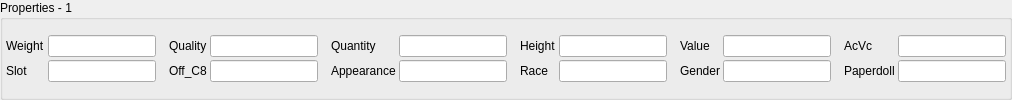
       <widget class="QGroupBox" name="groupBox_props1">
        <property name="title">
         <string>Properties - 1</string>
        </property>
        <layout class="QGridLayout" name="gridLayout_8">
         <property name="leftMargin">
          <number>3</number>
         </property>
         <property name="topMargin">
          <number>3</number>
         </property>
         <property name="rightMargin">
          <number>3</number>
         </property>
         <property name="bottomMargin">
          <number>3</number>
         </property>
         <property name="spacing">
          <number>3</number>
         </property>
         <item row="0" column="0">
          <layout class="QGridLayout" name="gridLayout_props1">
           <item row="0" column="11">
            <spacer name="horizontalSpacer_7">
             <property name="orientation">
              <enum>Qt::Horizontal</enum>
             </property>
             <property name="sizeType">
              <enum>QSizePolicy::Fixed</enum>
             </property>
             <property name="sizeHint" stdset="0">
              <size>
               <width>10</width>
               <height>20</height>
              </size>
             </property>
            </spacer>
           </item>
           <item row="1" column="15">
            <widget class="QLabel" name="label_prop1_Paperdoll">
             <property name="text">
              <string>Paperdoll</string>
             </property>
            </widget>
           </item>
           <item row="0" column="2">
            <spacer name="horizontalSpacer_5">
             <property name="orientation">
              <enum>Qt::Horizontal</enum>
             </property>
             <property name="sizeType">
              <enum>QSizePolicy::Fixed</enum>
             </property>
             <property name="sizeHint" stdset="0">
              <size>
               <width>10</width>
               <height>20</height>
              </size>
             </property>
            </spacer>
           </item>
           <item row="0" column="10">
            <widget class="QLineEdit" name="lineEdit_prop1_Height"/>
           </item>
           <item row="0" column="0">
            <widget class="QLabel" name="label_prop1_Weight">
             <property name="text">
              <string>Weight</string>
             </property>
            </widget>
           </item>
           <item row="0" column="9">
            <widget class="QLabel" name="label_prop1_Height">
             <property name="text">
              <string>Height</string>
             </property>
            </widget>
           </item>
           <item row="0" column="3">
            <widget class="QLabel" name="label_prop1_Quality">
             <property name="text">
              <string>Quality</string>
             </property>
            </widget>
           </item>
           <item row="1" column="12">
            <widget class="QLabel" name="label_prop1_Gender">
             <property name="text">
              <string>Gender</string>
             </property>
            </widget>
           </item>
           <item row="0" column="13">
            <widget class="QLineEdit" name="lineEdit_prop1_Value"/>
           </item>
           <item row="1" column="4">
            <widget class="QLineEdit" name="lineEdit_prop1_Off_C8"/>
           </item>
           <item row="0" column="15">
            <widget class="QLabel" name="label_prop1_AcVc">
             <property name="text">
              <string>AcVc</string>
             </property>
            </widget>
           </item>
           <item row="0" column="16">
            <widget class="QLineEdit" name="lineEdit_prop1_AcVc"/>
           </item>
           <item row="1" column="3">
            <widget class="QLabel" name="label_prop1_Off_C8">
             <property name="text">
              <string>Off_C8</string>
             </property>
            </widget>
           </item>
           <item row="0" column="4">
            <widget class="QLineEdit" name="lineEdit_prop1_Quality"/>
           </item>
           <item row="1" column="10">
            <widget class="QLineEdit" name="lineEdit_prop1_Race"/>
           </item>
           <item row="0" column="7">
            <widget class="QLineEdit" name="lineEdit_prop1_Quantity"/>
           </item>
           <item row="0" column="5">
            <spacer name="horizontalSpacer_6">
             <property name="orientation">
              <enum>Qt::Horizontal</enum>
             </property>
             <property name="sizeType">
              <enum>QSizePolicy::Fixed</enum>
             </property>
             <property name="sizeHint" stdset="0">
              <size>
               <width>10</width>
               <height>20</height>
              </size>
             </property>
            </spacer>
           </item>
           <item row="0" column="14">
            <spacer name="horizontalSpacer_10">
             <property name="orientation">
              <enum>Qt::Horizontal</enum>
             </property>
             <property name="sizeType">
              <enum>QSizePolicy::Fixed</enum>
             </property>
             <property name="sizeHint" stdset="0">
              <size>
               <width>10</width>
               <height>20</height>
              </size>
             </property>
            </spacer>
           </item>
           <item row="0" column="12">
            <widget class="QLabel" name="label_prop1_Value">
             <property name="text">
              <string>Value</string>
             </property>
            </widget>
           </item>
           <item row="1" column="16">
            <widget class="QLineEdit" name="lineEdit_prop1_Paperdoll"/>
           </item>
           <item row="0" column="8">
            <spacer name="horizontalSpacer_9">
             <property name="orientation">
              <enum>Qt::Horizontal</enum>
             </property>
             <property name="sizeType">
              <enum>QSizePolicy::Fixed</enum>
             </property>
             <property name="sizeHint" stdset="0">
              <size>
               <width>10</width>
               <height>20</height>
              </size>
             </property>
            </spacer>
           </item>
           <item row="1" column="9">
            <widget class="QLabel" name="label_prop1_Race">
             <property name="text">
              <string>Race</string>
             </property>
            </widget>
           </item>
           <item row="1" column="0">
            <widget class="QLabel" name="label_prop1_Slot">
             <property name="text">
              <string>Slot</string>
             </property>
            </widget>
           </item>
           <item row="1" column="13">
            <widget class="QLineEdit" name="lineEdit_prop1_Gender"/>
           </item>
           <item row="0" column="6">
            <widget class="QLabel" name="label_prop1_Quantity">
             <property name="text">
              <string>Quantity</string>
             </property>
            </widget>
           </item>
           <item row="1" column="6">
            <widget class="QLabel" name="label_prop1_Appearance">
             <property name="text">
              <string>Appearance</string>
             </property>
            </widget>
           </item>
           <item row="1" column="1">
            <widget class="QLineEdit" name="lineEdit_prop1_Slot"/>
           </item>
           <item row="1" column="7">
            <widget class="QLineEdit" name="lineEdit_prop1_Appearance"/>
           </item>
           <item row="0" column="1">
            <widget class="QLineEdit" name="lineEdit_prop1_Weight"/>
           </item>
          </layout>
         </item>
        </layout>
       </widget>
